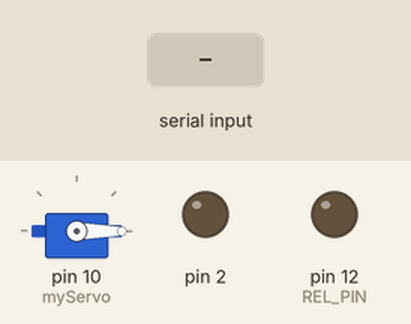
Recording of a sketch running on a simulated Arduino Uno, built with avr-gcc and run on an emulated ATmega328P. Parts: servo, output pins drawn as LEDs (lit = HIGH). Inputs (shaded band) come from the test bench.

Above: at 1.7 s.
1.8 s: "turn1On\n" received over the second serial link
At 2.7 s:
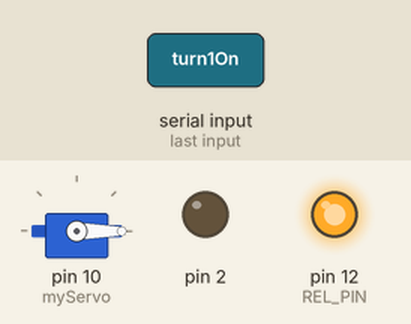
3.3 s: "Servo180\n" received over the second serial link
At 4.2 s:
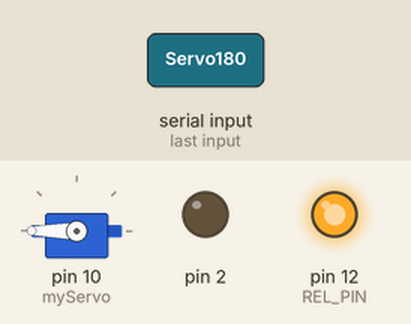
5.3 s: "turn1Off\n" received over the second serial link
At 6.5 s:
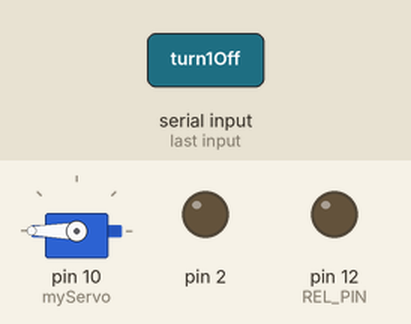
6.8 s: "Servo180\n" received over the second serial link
At 7.2 s:
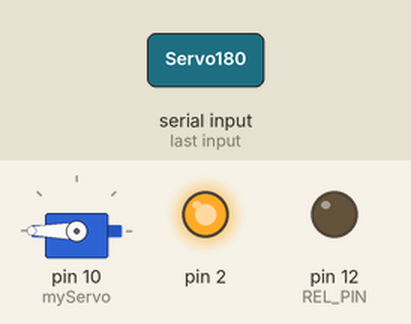
8.8 s: "Servo0\n" received over the second serial link
At 9.2 s:
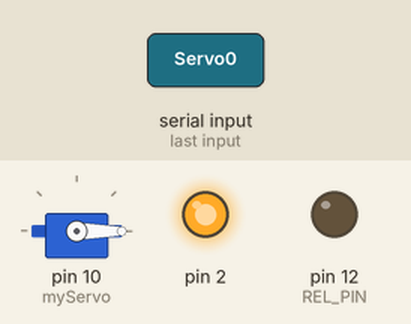
Timing chart, 0 to 11.8 s (numbered marks = the images above; inputs shaded):
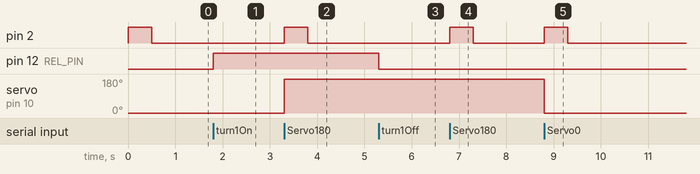

The sketch:

WiFiWebServerUno.ino
```cpp
//Проект веб сервера IOT
//Код для Arduino UNO
//Автор - Kot0111
#include <Servo.h>
#include <SoftwareSerial.h>
#include <SPI.h>
#include <math.h>
#define REL_PIN 12
#define TEMP_PIN A3
SoftwareSerial esp(4, 5);
Servo myServo;
void setup() {
// Настройка GPIO
//Запуск serial
  esp.begin(9600);
  pinMode(REL_PIN, OUTPUT);
  pinMode(2, OUTPUT);
  digitalWrite(REL_PIN, LOW);
  myServo.attach(10);
  digitalWrite(2,HIGH);
  myServo.write(0);
  delay(500);
  digitalWrite(2,LOW);

}
void loop() {
//Обработка входящих запросов
  String command = esp.readStringUntil('\n');
  command.trim();
  if (command == "turn1On") {

    digitalWrite(REL_PIN, HIGH);
  }
  if (command == "turn1Off") {
    digitalWrite(REL_PIN, LOW);
  }
  if (command == "tempUpd") {
    float voltage = analogRead(TEMP_PIN) / 1024.0 * 5.0 - 0.5;
    float temp = voltage * 100.0;
    esp.println  (temp);//Отправка данных о температуре на ESP8266
  }
  if (command == "Servo180") {
      digitalWrite(2,HIGH);
    myServo.write(180);
      delay(500);
      digitalWrite(2,LOW);
  }
  if (command == "Servo0") {
      digitalWrite(2,HIGH);
    myServo.write(0);
      delay(500);
      digitalWrite(2,LOW);
  }
}
```

Measured:
- after the input at 1.8 s, pin 12 (REL_PIN): LOW → HIGH at once
- after the input at 3.3 s, pin 2: LOW → HIGH at once, → LOW 0.50 s later; servo on pin 10 (myServo): 0° → 180° at once
- after the input at 5.3 s, pin 12 (REL_PIN): HIGH → LOW at once
- after the input at 6.8 s, pin 2: LOW → HIGH at once, → LOW 0.50 s later
- after the input at 8.8 s, pin 2: LOW → HIGH at once, → LOW 0.50 s later; servo on pin 10 (myServo): 180° → 0° at once
